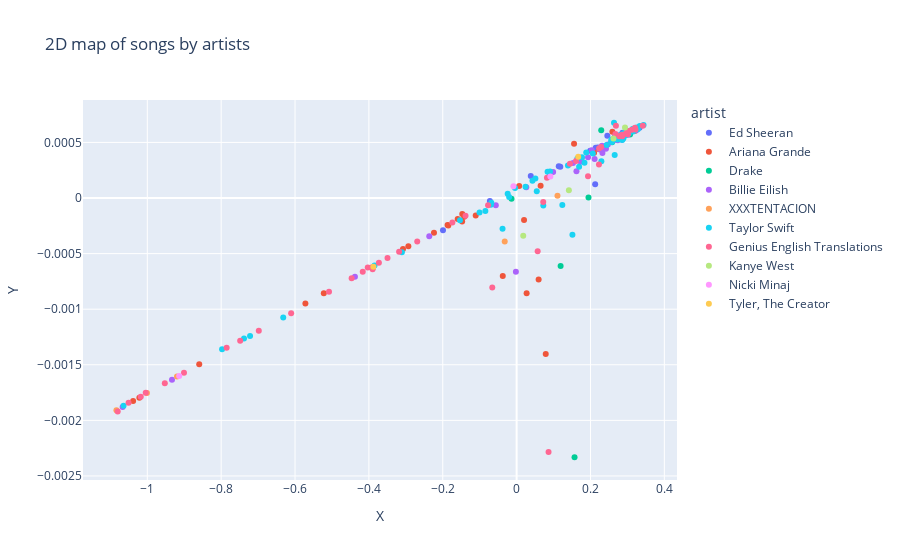

Notebook cell for this chart:
### Code cell
#Plotting the songs of top 10 artists
top_artists = artist_df.head(10)['artist'].to_list()
filtered_df = two_dimensional_songs[two_dimensional_songs['artist'].isin(top_artists)]

fig = px.scatter(filtered_df, x='X', y='Y', color='artist',
                 title='2D map of songs by artists',hover_data=['title'])

fig.show()

### Figure 1 — Plotly figure (JSON) as saved in the notebook; plotly's stock layout.template omitted (floating-point values rounded to 4 significant figures)
{"data": [{"customdata": [["Shape of You"], ["Perfect"], ["Castle on the Hill"], ["Happier"], ["Supermarket Flowers"], ["Thinking Out Loud"], ["Galway Girl"], ["Dive"], ["Photograph"], ["Dont"], ["Bad Habits"], ["The A Team"], ["South of the Border"], ["I See Fire"], ["Beautiful People"], ["Eraser"], ["Afterglow"], ["New Man"], ["How Would You Feel Paean"], ["Nancy Mulligan"], ["Barcelona"], ["You Need Me I Dont Need You Live at The Live Room"]], "hovertemplate": "artist=Ed Sheeran<br>X=%{x}<br>Y=%{y}<br>title=%{customdata[0]}<extra></extra>", "legendgroup": "Ed Sheeran", "marker": {"color": "#636efa", "symbol": "circle"}, "mode": "markers", "name": "Ed Sheeran", "orientation": "v", "showlegend": true, "type": "scatter", "x": [0.03835, 0.2199, 0.2957, 0.3198, 0.2797, 0.264, 0.2141, 0.3013, 0.2757, 0.2392, -0.1994, 0.1992, -0.07246, 0.2867, 0.1183, 0.2803, 0.2663, 0.2457, 0.3329, 0.2953, 0.1141, 0.2127], "xaxis": "x", "y": [0.0001988, 0.0004539, 0.0005948, 0.0006074, 0.0005646, 0.0005309, 0.0004517, 0.0005788, 0.0005443, 0.0004531, -0.0002894, 0.0004258, -2.759e-05, 0.0005865, 0.0002814, 0.0005553, 0.0005506, 0.0005607, 0.0006311, 0.0005882, 0.0002864, 0.0001235], "yaxis": "y"}, {"customdata": [["thank u next"], ["7 rings"], ["God is a woman"], ["Side To Side"], ["no tears left to cry"], ["break up with your girlfriend im bored"], ["breathin"], ["imagine"], ["needy"], ["ghostin"], ["pete davidson"], ["in my head"], ["Let Me Love You"], ["NASA"], ["bloodline"], ["Into You"], ["One Last Time"], ["fake smile"], ["goodnight n go"], ["the light is coming"], ["bad idea"], ["make up"], ["Problem"], ["everytime"], ["Moonlight"], ["Everyday"], ["Be Alright"], ["raindrops an angel cried"]], "hovertemplate": "artist=Ariana Grande<br>X=%{x}<br>Y=%{y}<br>title=%{customdata[0]}<extra></extra>", "legendgroup": "Ariana Grande", "marker": {"color": "#EF553B", "symbol": "circle"}, "mode": "markers", "name": "Ariana Grande", "orientation": "v", "showlegend": true, "type": "scatter", "x": [-0.1471, -0.03749, 0.07886, -0.142, -0.3076, -0.2931, 0.06496, 0.02711, 0.2593, 0.2098, -0.2237, 0.05956, -1.021, -0.39, -0.187, 0.02013, 0.3213, -0.1475, -1.038, -0.1108, -0.5221, -0.8594, -0.1596, 0.2238, 0.1555, -0.5719, -0.1849, 0.006898], "xaxis": "x", "y": [-0.000143, -0.0007016, -0.001402, -0.0001693, -0.0004588, -0.0004333, 0.0001092, -0.0008568, 0.0005961, 0.000407, -0.0003118, -0.0007335, -0.001797, -0.0006288, -0.0002428, -0.0001985, 0.000606, -0.0002105, -0.001825, -0.0001579, -0.0008571, -0.001496, -0.0001896, 0.0004386, 0.0004885, -0.0009495, -0.0002474, 0.0001083], "yaxis": "y"}, {"customdata": [["Hotline Bling"], ["One Dance"], ["Passionfruit"], ["Too Good"], ["Controlla"], ["Teenage Fever"], ["Feel No Ways"], ["Blem"], ["Madiba Riddim"]], "hovertemplate": "artist=Drake<br>X=%{x}<br>Y=%{y}<br>title=%{customdata[0]}<extra></extra>", "legendgroup": "Drake", "marker": {"color": "#00cc96", "symbol": "circle"}, "mode": "markers", "name": "Drake", "orientation": "v", "showlegend": true, "type": "scatter", "x": [0.29, -0.01384, 0.1947, 0.2366, 0.1191, 0.3072, 0.1568, 0.2291, 0.2584], "xaxis": "x", "y": [0.0005546, -7.035e-06, 4.421e-06, 0.0004616, -0.0006105, 0.0005711, -0.002332, 0.0006083, 0.000502], "yaxis": "y"}, {"customdata": [["when the partys over"], ["bad guy"], ["everything i wanted"], ["Happier Than Ever"], ["idontwannabeyouanymore"], ["bury a friend"], ["i love you"], ["Your Power"], ["wish you were gay"], ["No Time To Die"], ["Therefore I Am"], ["ocean eyes"], ["my future"], ["bellyache"], ["you should see me in a crown"], ["all the good girls go to hell"], ["xanny"], ["ilomilo"], ["COPYCAT"], ["my strange addiction"], ["listen before i go"], ["watch"], ["hostage"], ["my boy"], ["Bored"], ["NDA"], ["8"], ["bitches broken hearts"], ["come out and play"], ["party favor"], ["6.18.18"], ["goodbye"], ["Male Fantasy"]], "hovertemplate": "artist=Billie Eilish<br>X=%{x}<br>Y=%{y}<br>title=%{customdata[0]}<extra></extra>", "legendgroup": "Billie Eilish", "marker": {"color": "#ab63fa", "symbol": "circle"}, "mode": "markers", "name": "Billie Eilish", "orientation": "v", "showlegend": true, "type": "scatter", "x": [0.2738, 0.1934, 0.2994, 0.2253, 0.3239, 0.1733, 0.2471, -0.0564, 0.2661, 0.2886, 0.1765, -0.9332, 0.09032, 0.3026, 0.2313, 0.2036, -0.00197, 0.2851, 0.2323, 0.2872, 0.09891, 0.2948, 0.2419, -0.4378, 0.2405, -0.2365, -1.067, 0.1528, 0.162, 0.2112, 0.02618, 0.2348, 0.3016], "xaxis": "x", "y": [0.0005198, 0.0003658, 0.0005668, 0.0004387, 0.0006087, 0.0003267, 0.000482, -6.56e-05, 0.0005227, 0.0005613, 0.0003592, -0.001634, 0.0002106, 0.0006002, 0.00047, 0.0004299, -0.0006633, 0.0005234, 0.0004042, 0.0005654, 0.0002344, 0.0005681, 0.0004429, -0.0007084, 0.0004582, -0.0003442, -0.001879, 0.0003145, 0.0002414, 0.0003502, 9.586e-05, 0.0004462, 0.0005754], "yaxis": "y"}, {"customdata": [["changes"], ["I dont even speak spanish lol"], ["Ayala Outro"], ["Ex Bitch"], ["whoa mind in awe"]], "hovertemplate": "artist=XXXTENTACION<br>X=%{x}<br>Y=%{y}<br>title=%{customdata[0]}<extra></extra>", "legendgroup": "XXXTENTACION", "marker": {"color": "#FFA15A", "symbol": "circle"}, "mode": "markers", "name": "XXXTENTACION", "orientation": "v", "showlegend": true, "type": "scatter", "x": [0.1106, -1.001, -0.9196, -0.03222, -1.084], "xaxis": "x", "y": [2.017e-05, -0.001754, -0.001606, -0.0003914, -0.00191], "yaxis": "y"}, {"customdata": [["All Too Well 10 Minute Version Taylors Version From the Vault"], ["cardigan"], ["exile"], ["the 1"], ["All Too Well 10 Minute Version Taylors Version Live Acoustic"], ["Look What You Made Me Do"], ["august"], ["End Game"], ["champagne problems"], ["Blank Space"], ["You Need To Calm Down"], ["ME"], ["my tears ricochet"], ["...Ready for It?"], ["willow"], ["invisible string"], ["Cruel Summer"], ["the last great american dynasty"], ["seven"], ["Delicate"], ["Call It What You Want"], ["Style"], ["this is me trying"], ["illicit affairs"], ["Bad Blood Remix"], ["happiness"], ["evermore"], ["tolerate it"], ["peace"], ["mirrorball"], ["ivy"], ["Gorgeous"], ["mad woman"], ["The Man"], ["gold rush"], ["Dont Blame Me"], ["Dress"], ["Getaway Car"], ["no body no crime"], ["I Did Something Bad"], ["hoax"], ["Wildest Dreams"], ["epiphany"], ["The Archer"], ["London Boy"], ["tis the damn season"], ["Cornelia Street"], ["Miss Americana  The Heartbreak Prince"], ["Bad Blood"], ["Daylight"], ["the lakes"], ["King of My Heart"], ["Death by a Thousand Cuts"], ["New Years Day"], ["coney island"], ["I Forgot That You Existed"], ["cowboy like me"], ["Paper Rings"], ["False God"], ["dorothea"], ["So It Goes..."], ["This Is Why We Can’t Have Nice Things"], ["Afterglow"], ["Dancing with Our Hands Tied"], ["I Think He Knows"], ["long story short"], ["marjorie"], ["Clean"]], "hovertemplate": "artist=Taylor Swift<br>X=%{x}<br>Y=%{y}<br>title=%{customdata[0]}<extra></extra>", "legendgroup": "Taylor Swift", "marker": {"color": "#19d3f3", "symbol": "circle"}, "mode": "markers", "name": "Taylor Swift", "orientation": "v", "showlegend": true, "type": "scatter", "x": [0.289, 0.3158, 0.2438, 0.3046, 0.2955, 0.2063, 0.3169, -0.08462, 0.2928, 0.1238, -0.7975, -0.7218, 0.2637, 0.1885, 0.2852, -0.3107, -0.1005, 0.2759, 0.3078, 0.2861, 0.1511, 0.1769, 0.3437, 0.2776, -0.1533, 0.3061, 0.2569, 0.289, 0.3052, 0.2758, 0.277, 0.1692, 0.2938, 0.2728, 0.2579, -0.02026, -0.3847, 0.09035, 0.2295, -1.064, 0.3142, -0.06848, 0.05082, 0.2799, 0.02412, 0.2896, 0.3335, -0.03813, -0.0695, 0.04283, 0.2646, -0.004263, 0.256, 0.2929, 0.3008, 0.2656, 0.3252, -0.0242, 0.3107, -0.7381, 0.07222, 0.1838, 0.1389, 0.08377, 0.05456, 0.1645, 0.3281, -0.6319], "xaxis": "x", "y": [0.0005491, 0.0005987, 0.0004776, 0.0005831, 0.0005767, 0.0003999, 0.0006232, -0.0001158, 0.0005846, -6.355e-05, -0.001361, -0.001242, 0.0006769, 0.0004095, 0.0005739, -0.0004883, -0.0001304, 0.0005594, 0.0006008, 0.0005208, -0.0003308, 0.0003672, 0.0006565, 0.0005302, -0.0001994, 0.0005974, 0.0005252, 0.0005342, 0.0005932, 0.0005411, 0.0005611, 0.0002813, 0.0005642, 0.0005255, 0.0005029, 9.132e-06, -0.0006078, 0.0002378, 0.0003306, -0.001868, 0.0006209, -4.161e-05, 0.0001753, 0.0005345, 0.0001017, 0.0005642, 0.0006482, -0.0002774, -6.118e-05, 0.0001544, 0.0005279, 8.894e-05, 0.0005104, 0.0005887, 0.0005997, 0.0003858, 0.0006335, 3.873e-05, 0.0006067, -0.001263, -6.821e-05, 0.0003165, 0.0002935, 0.0002351, 6.144e-05, 0.0003548, 0.0006183, -0.001075], "yaxis": "y"}, {"customdata": [["BTS - 봄날 Spring Day English Translation"], ["Luis Fonsi  Daddy Yankee - Despacito Remix ft. Justin Bieber English Translation"], ["BTS - Magic Shop English Translation"], ["BTS - 전하지 못한 진심 The Truth Untold English Translation"], ["BTS - FAKE LOVE English Translation"], ["BTS - 소우주 Mikrokosmos English Translation"], ["BTS 방탄소년단 - Life Goes On English Translation"], ["BTS - Euphoria English Translation"], ["BTS - Answer: Love Myself English Translation"], ["BTS - Pied Piper English Translation"], ["BTS - Epiphany English Translation"], ["BTS - 작은 것들을 위한 시 Boy With Luv ft. Halsey English Translation"], ["BTS 방탄소년단 - Blue  Grey English Translation"], ["BTS - Intro: Serendipity 세렌디피티 English Translation"], ["BTS - 친구 Friends English Translation"], ["BTS - 피 땀 눈물 Blood Sweat  Tears English Translation"], ["BTS - 00:00 Zero OClock English Translation"], ["BTS - Trivia 轉: Seesaw English Translation"], ["BTS - Butterfly English Translation"], ["BLACKPINK - Kill This Love English Translation"], ["BTS - We Are Bulletproof: The Eternal English Translation"], ["BTS - ON English Translation"], ["BTS - Intro: Singularity English Translation"], ["BLACKPINK - 뚜두뚜두 DDU-DU DDU-DU English Translation"], ["BTS - Filter English Translation"], ["BTS - Make It Right English Translation"], ["Bad Bunny  Jhay Cortez - DÁKITI English Translation"], ["BTS - HOME English Translation"], ["Jimin - 약속 Promise English Translation"], ["BTS - IDOL English Translation"], ["DJ Snake - Taki Taki ft. Ozuna Cardi B  Selena Gomez English Translation"], ["BTS - 시차 My Time English Translation"], ["BTS - Dionysus English Translation"], ["BTS - Louder than bombs English Translation"], ["BTS - Trivia 承: Love English Translation"], ["BTS - 낙원 Paradise English Translation"], ["BTS - House of Cards Full Length Edition English Translation"], ["Bad Bunny - Yo Perreo Sola English Translation"], ["BTS - DNA English Translation"], ["BLACKPINK - How You Like That English Translation"], ["JENNIE - SOLO English Translation"], ["BTS - Im Fine English Translation"], ["BTS - 둘 셋 그래도 좋은 날이 더 많기를 2 3 Still Wishing For More Good Days English Translation"], ["Bad Bunny Jowell  Randy  Ñengo Flow - Safaera English Translation"], ["BTS - Inner Child English Translation"], ["BTS 방탄소년단 - 잠시 Telepathy English Translation"], ["Stromae - Tous les Mêmes English Translation"], ["Stromae - Papaoutai English Translation"], ["IU - 에잇 eight ft. SUGA English Translation"]], "hovertemplate": "artist=Genius English Translations<br>X=%{x}<br>Y=%{y}<br>title=%{customdata[0]}<extra></extra>", "legendgroup": "Genius English Translations", "marker": {"color": "#FF6692", "symbol": "circle"}, "mode": "markers", "name": "Genius English Translations", "orientation": "v", "showlegend": true, "type": "scatter", "x": [0.2688, 0.08646, 0.2676, 0.3416, 0.3015, -1.08, -0.3496, -0.4166, -0.393, -1.004, 0.3218, -0.9007, 0.2989, 0.2235, -0.2691, 0.223, -0.1383, 0.3027, 0.2288, -0.4031, -0.6105, -0.7851, 0.3206, -1.018, -0.508, 0.2955, 0.1933, 0.07208, 0.1445, -0.9526, -0.39, -0.3182, -0.1739, -0.06589, 0.1609, 0.3121, 0.2781, -0.4467, -0.6981, -0.7485, -1.051, 0.0821, 0.05699, -0.3729, 0.299, 0.2824, 0.2856, 0.2861, -0.07726], "xaxis": "x", "y": [0.0006505, -0.002285, 0.0005758, 0.0006492, 0.0005733, -0.001919, -0.0005402, -0.000664, -0.0006248, -0.001751, 0.000617, -0.001572, 0.00059, 0.0004477, -0.0003905, 0.0003007, -0.0001591, 0.0006017, 0.0004585, -0.000624, -0.001036, -0.001347, 0.0006311, -0.001787, -0.0008421, 0.0005778, 0.0001965, -3.563e-05, 0.0003085, -0.001667, -0.0006402, -0.0004825, -0.0002211, -0.0008039, 0.0003321, 0.0006142, 0.0005559, -0.0007221, -0.001194, -0.001284, -0.001842, 0.0001833, -0.0004783, -0.0005819, 0.0005868, 0.0005633, 0.0005698, 0.0005559, -6.46e-05], "yaxis": "y"}, {"customdata": [["Heartless"], ["Flashing Lights"], ["No Child Left Behind"], ["Come to Life"]], "hovertemplate": "artist=Kanye West<br>X=%{x}<br>Y=%{y}<br>title=%{customdata[0]}<extra></extra>", "legendgroup": "Kanye West", "marker": {"color": "#B6E880", "symbol": "circle"}, "mode": "markers", "name": "Kanye West", "orientation": "v", "showlegend": true, "type": "scatter", "x": [0.2935, 0.01793, 0.2622, 0.1415], "xaxis": "x", "y": [0.0006346, -0.0003394, 0.0005344, 6.944e-05], "yaxis": "y"}, {"customdata": [["Starships"], ["Bed"], ["Ganja Burn"]], "hovertemplate": "artist=Nicki Minaj<br>X=%{x}<br>Y=%{y}<br>title=%{customdata[0]}<extra></extra>", "legendgroup": "Nicki Minaj", "marker": {"color": "#FF97FF", "symbol": "circle"}, "mode": "markers", "name": "Nicki Minaj", "orientation": "v", "showlegend": true, "type": "scatter", "x": [0.09134, -0.00865, -0.9137], "xaxis": "x", "y": [0.0001929, 0.0001051, -0.001601], "yaxis": "y"}, {"customdata": [["IGORS THEME"], ["RUNNING OUT OF TIME"]], "hovertemplate": "artist=Tyler, The Creator<br>X=%{x}<br>Y=%{y}<br>title=%{customdata[0]}<extra></extra>", "legendgroup": "Tyler, The Creator", "marker": {"color": "#FECB52", "symbol": "circle"}, "mode": "markers", "name": "Tyler, The Creator", "orientation": "v", "showlegend": true, "type": "scatter", "x": [-0.3879, 0.1668], "xaxis": "x", "y": [-0.0006192, 0.0003716], "yaxis": "y"}], "layout": {"legend": {"title": {"text": "artist"}, "tracegroupgap": 0}, "title": {"text": "2D map of songs by artists"}, "xaxis": {"anchor": "y", "domain": [0, 1], "title": {"text": "X"}}, "yaxis": {"anchor": "x", "domain": [0, 1], "title": {"text": "Y"}}}}
